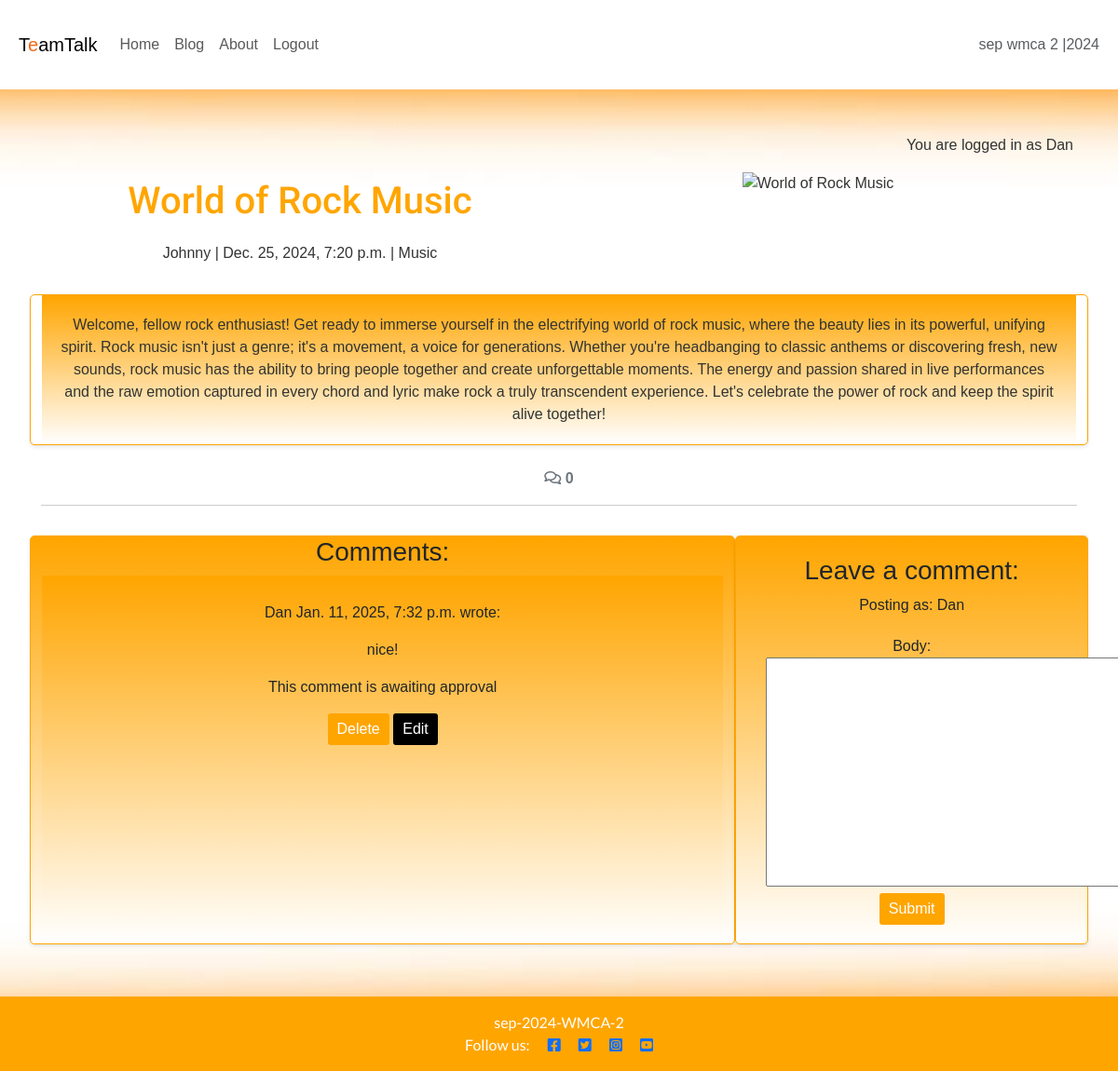
The app's page /blog/welcome-to-the-rock/ (signed in) with its own data.
### blog/models.py (models this page shows, shortened)
class Post(models.Model):
    title = models.CharField(max_length=100)
    slug = models.SlugField(max_length=100)
    author_id = models.ForeignKey(
        User, on_delete=models.CASCADE, related_name="blog_posts"
    )
    featured_image = CloudinaryField('image', default='placeholder')
    content = models.TextField()
    category = models.ForeignKey(
        Category,
        on_delete=models.SET_NULL,
        null=True,
        blank=True, related_name='posts', default=1)
    created_at = models.DateTimeField(auto_now_add=True)
    updated_at = models.DateTimeField(auto_now=True)
    status = models.CharField(
        max_length=20,
        choices=[('draft', 'Draft'), ('published', 'Published')],
        default='draft'
    )

class Category(models.Model):
    name = models.CharField(max_length=100, unique=True)
    description = models.TextField(blank=True, null=True)
    author = models.ForeignKey(
        User, on_delete=models.CASCADE, related_name="categories")

class Comment(models.Model):
    post = models.ForeignKey(Post, on_delete=models.CASCADE,
                             related_name="comments")
    author = models.ForeignKey(
        User, on_delete=models.CASCADE, related_name="commenter", default=1)
    body = models.TextField()
    created_on = models.DateTimeField(auto_now_add=True)
    approved = models.BooleanField(default=False)

### blog/views.py (the view, shortened to what this page needs)
# urls.py: path('<slug:slug>/', views.post_detail, name='post_detail'),
def post_detail(request, slug):
    queryset = Post.objects.filter(status='published')
    post = get_object_or_404(queryset, slug=slug)
    comments = post.comments.all().order_by("-created_on")
    category = post.category
    comment_count = post.comments.filter(approved=True).count()
    comment_form = CommentForm()
    return render(
        request,
        "blog/post_detail.html",
        {
            "post": post,
            "comments": comments,
            'category': category,
            "comment_count": comment_count,
            "comment_form": comment_form
        },
    )

### blog/forms.py
class CommentForm(forms.ModelForm):
    class Meta:
        model = Comment
        fields = ('body',)

### blog/templates/blog/post_detail.html (shortened to what this page needs)
{% extends 'base.html' %}
{% load static %}
{% load crispy_forms_tags %}
{% block content %}
<div class="masthead">
    <div class="container">
        <div class="row g-0">
            <div class="col-md-6 masthead-text">
                <h1>{{ post.title }}</h1>
                <p class="post-subtitle">{{ post.author_id }} | {{ post.created_at }} | {{ category.name }}</p>
            </div>
            <div class="d-none d-md-block col-md-6 masthead-image">
                {% if "placeholder" in post.featured_image.url %}
                <img src="{% static 'images/image1.jpg' %}" width="75%" class="scale" alt="placeholder">
                {% else %}
                <img src="{{ post.featured_image.url }}" width="75%" class="scale" alt="{{ post.title }}">
                {% endif %}
            </div>
        </div>
    </div>
</div>
<div class="container">
    <div class="row">
        <div class="col card mb-4 mt-3 left top">
            <div class="card-body">
                <article class="card-text">
                    {{ post.content | safe }}
                </article>
            </div>
        </div>
    </div>
    <div class="row">
        <div class="col-12">
            <strong class="text-secondary">
                <i class="far fa-comments"></i> {{ comment_count }}
            </strong>
        </div>
        <div class="col-12">
            <hr>
        </div>
    </div>
    <div class="row">
        <div class="col-md-8 card mb-4 mt-3" style="background: linear-gradient(to bottom, #FFA500, #FFFFFF);">
            <h3>Comments:</h3>
            <div class="card-body">
                {% for comment in comments %}
                <div
                    class="p-2 comments{% if not comment.approved and comment.author == user %} faded{% elif not comment.approved %} d-none{% endif %}">
                    <p class="font-weight-bold">
                        {{ comment.author }}
                        <span class="font-weight-normal">
                            {{ comment.created_on }}
                        </span> wrote:
                    </p>
                    <div id="comment{{ comment.id }}">
                        {{ comment.body | linebreaks }}
                    </div>
                    {% if not comment.approved and comment.author == user %}
                    <p class="approval">This comment is awaiting approval</p>
                    {% endif %}
                    {% if user.is_authenticated and comment.author == user %}
                    <button class="btn btn-delete" data-comment_id="{{ comment.id }}"
                        style="background-color: orange; color: white; border: none; padding: 5px 10px; border-radius: 3px; cursor: pointer;"
                        onmouseover="this.style.backgroundColor='darkorange';"
                        onmouseout="this.style.backgroundColor='orange';">
                        Delete
                    </button>
                    <button class="btn btn-edit" data-comment_id="{{ comment.id }}"
                        style="background-color: black; color: white; border: none; padding: 5px 10px; border-radius: 3px; cursor: pointer;"
                        onmouseover="this.style.backgroundColor='darkorange';"
                        onmouseout="this.style.backgroundColor='black';">
                        Edit
                    </button>
                    {% endif %}
                </div>
                {% endfor %}
            </div>
        </div>
        <div class="col-md-4 card mb-4 mt-3" style="background: linear-gradient(to bottom, #FFA500, #FFFFFF);">
            <div class="card-body">
                {% if user.is_authenticated %}
                <h3>Leave a comment:</h3>
                <p>Posting as: {{ user.username }}</p>
                <form id="commentForm" method="post" style="margin-top: 1.3em;">
                    {{ comment_form }}
                    <button id="submitButton" type="submit"
                        style="background-color: orange; color: white; border: none; padding: 5px 10px; border-radius: 3px; cursor: pointer;"
                        onmouseover="this.style.backgroundColor='darkorange';"
                        onmouseout="this.style.backgroundColor='orange';">
                        Submit
                    </button>
                </form>
                {% else %}
                <p>
                    <a href="{% url 'account_login' %}" class="login-link">Log in to leave a comment</a>
                </p>
                {% endif %}
            </div>
        </div>
    </div>
</div>
{% endblock content %}

### templates/base.html (shortened to what this page needs)
{% load static %}
{% url 'post_detail' as post_detail_url %}
{% url 'home' as home_url %}
{% url 'about' as about_url %}
{% url 'account_login' as login_url %}
{% url 'account_signup' as signup_url %}
{% url 'account_logout' as logout_url %}
<!DOCTYPE html>
<html lang="en">
<head>
    <link rel="stylesheet" href="https://cdnjs.cloudflare.com/ajax/libs/font-awesome/5.15.3/css/all.min.css">
    <link href="https://cdn.jsdelivr.net/npm/bootstrap@5.3.3/dist/css/bootstrap.min.css" rel="stylesheet">
    <link rel="stylesheet" href="{% static 'css/style.css' %}">
</head>
<body class="d-flex flex-column min-vh-100 main-bg">
    <nav class="navbar navbar-expand-lg navbar-light bg-white">
        <div class="container-fluid">
            <a class="navbar-brand" href="{% url 'home' %}"><span class="brand">T<span class="red-o">e</span>am<span
                        class="thin">Talk</span></span></a>
            <div class="collapse navbar-collapse" id="navbarText">
                <ul class="navbar-nav me-auto mb-2 mb-lg-0">
                    <li class="nav-item">
                        <a class="nav-link {% if request.path == home_url %}active" aria-current="page{% endif %}"
                            href="{% url 'home' %}">Home</a>
                    </li>
                    <li class="nav-item">
                        <a class="nav-link {% if request.path == home_url %}active" aria-current="page{% endif %}"
                            href="{% url 'posts' %}">Blog</a>
                    </li>
                    <li class="nav-item">
                        <a class="nav-link {% if request.path == about_url %}active" aria-current="page{% endif %}"
                            href="{% url 'about' %}">About</a>
                    </li>
                    {% if user.is_authenticated %}
                    <li class="nav-item">
                        <a class="nav-link {% if request.path == logout_url %}active" aria-current="page{% endif %}"
                            href="{% url 'account_logout' %}">Logout</a>
                    </li>
                    {% endif %}
                </ul>
                <span class="navbar-text text-muted">
                    sep wmca 2 |2024
                </span>
            </div>
        </div>
    </nav>
    <main class="flex-shrink-0 flex-grow-1 main-bg">
        {% if user.is_authenticated %}
        <p class="text-end m-3">You are logged in as {{ user }}</p>
        {% else %}
        <p class="text-end m-3">You are not logged in</p>
        {% endif %}
        {% block content %}{% endblock content %}
    </main>
    <footer class="footer mt-auto py-3 dark-bg">
        <p class="m-0 text-center text-white">
      {% block copyright %}sep-2024-WMCA-2{% endblock copyright %}
</p>
<p class="m-0 text-center text-white">
    Follow us:
    <a href="https://www.facebook.com/" target="_blank"><i class="fab fa-facebook-square ms-3"></i></a>
    <a href="https://x.com/" target="_blank"><i class="fab fa-twitter-square ms-3"></i></a>
    <a href="https://www.instagram.com/" target="_blank"><i class="fab fa-instagram-square ms-3"></i></a>
    <a href="https://www.youtube.com/" target="_blank"><i class="fab fa-youtube-square ms-3"></i></a>
</p>
     </footer>
</body>
</html>

### static/css/style.css (style rules this page uses)
body { background-image: url(/static/images/TotFundal2.jpg); background-size: cover; background-position: center; background-repeat: no-repeat; margin: 0; font-family: Arial, sans-serif; background-color: #f7f7f7; color: #333333; }
.red-o { color: #f26914; }
header, footer { background-color: #f26914; color: white; text-align: center; padding: 1rem; font-family: 'Lato', sans-serif; }
footer { left: 0; bottom: 0; width: 100%; }
main { padding: 2rem; text-align: center; }
h1, h2 { margin: 0.5rem 0; font-family: "Roboto"; }
body { font-family: Arial, sans-serif; }
header, footer { text-align: center; background-color: orange; color: white; padding: 10px; }
h1, h2 { color: orange; margin-bottom: 20px; }
.container-fluid { padding: 20px; }
.card { border: 1px solid orange; border-radius: 5px; box-shadow: 0 2px 4px rgba(0, 0, 0, 0.1); }
.card-body { background: linear-gradient(to bottom, orange, white); padding: 20px; text-align: center; }
.card-text { color: #333; margin-bottom: 15px; }

### records on screen
Post: title "World of Rock Music", author_id "Johnny", created_at "Dec. 25, 2024, 7:20 p.m.", content "Welcome, fellow rock enthusiast! Get ready to immerse yourself in the electrifying world of rock music, where the beauty lies in its powerful, unifying spirit. Rock music isn't just a genre; it's a movement, a voice for generations. Whether you're headbanging to classic anthems or discovering fresh, new sounds, rock music has the ability to bring people together and create unforgettable moments. The energy and passion shared in live performances and the raw emotion captured in every chord and lyric make rock a truly transcendent experience. Let's celebrate the power of rock and keep the spirit alive together!"
Category: name "Music"
Comment: author "Dan", created_on "Jan. 11, 2025, 7:32 p.m.", body "nice!", approved "This comment is awaiting approval"

### other values on screen
{{ user }} "Dan"
{{ comment_count }} "0"
{{ user.username }} "Dan"
